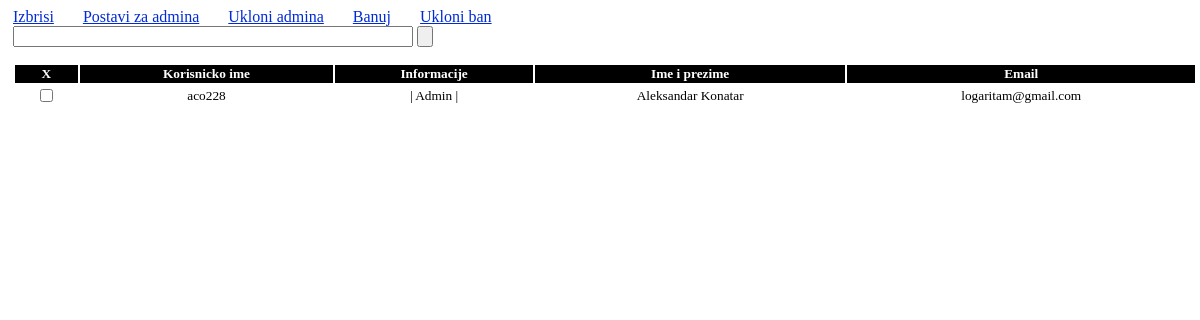
Page /engine/admin/korisnici.php on the committed database.
### tables this page shows
CREATE TABLE clan(
		idc int primary key auto_increment,
		username varchar(10) not null, 
		sifra varchar(20) not null,
		email varchar(40) not null,
		ime varchar(15) not null,
		prezime varchar(15) not null,
		danRodjenja int not null,
		mjesecRodjenja int not null,
		godinaRodjenja int not null,
		pol char not null,
		mjestoStanovanja varchar(20) not null,
		kontakt_telefon varchar(20) default '-',
		jedinstvenaSifra varchar(32) default "SRBIJA",
		status varchar(3) default "ne",  
		admin_level varchar(2) default 'ko',  
		 
		zanimanje varchar(50) default '',
		zdrastvene_napomene text default '',
		jezik varchar(50) default '',
		nacionalnost varchar(50) default '',
		broj_pasosa varchar(50) default '',
		pasos_kadaIzdat varchar(50) default '',
		pasos_doKadTraje varchar(50) default '',
		ime_roditelja varchar(50) default '',
		predhodno_iskustvo text default '',
		zbog_cega text default '',
		opste_napomene text,
		preuzmi_drugiKamp  varchar(3) default 'Yes'
	)DEFAULT;

### engine/baza/connect-server.php (called while the page is built, shortened)
<?php
	class BazaPodataka{
		public function qMul($query, $izbroj = false){
			$db_R = mysql_query($query) or die("Greska sa upitom! qMul ");
			return $db_R;
		}
	}
?>

### engine/admin/korisnici.php (the view, shortened to what this page needs)
<?php
	$db = new BazaPodataka();
	if(isset($_POST['rijec']) && !empty($_POST['rijec'])) $rijec = mysql_real_escape_string($_POST['rijec']);
	else $rijec = "";
	if($rijec!=""){
		$korisnici = $db->qMul("SELECT idc, username, email, ime, prezime, status, admin_level FROM clan WHERE username LIKE '%" .$rijec. "%' OR email  LIKE '%".$rijec."%' OR ime LIKE '%".$rijec."%' OR prezime LIKE '%".$rijec."%' AND idc>1;");
	} else $korisnici = $db->qMul("SELECT idc, username, email, ime, prezime, status, admin_level FROM clan WHERE idc>1 ORDER BY idc DESC");
?>
<div class="opcije">
	<a href="#" id="izbrisi">Izbrisi</a>
	<a href="#" id="addAdmin">Postavi za admina</a>
	<a href="#" id="dellAdmin">Ukloni admina</a>
	<a href="#" id="addBan">Banuj</a>
	<a href="#" id="dellBan">Ukloni ban</a>
	<form action="" method="post" enctype="multipart/form-data">
		<input type="text" name="rijec" value=""/>
		<input type="submit" name='submit' value="<?php echo $_jezik['admin_slika_postaviNovuSliku_potvrdi'];?>"/>
	</form>
</div>
<table id="tabla">
	<tr>
		<td>X</td>
		<td>Korisnicko ime</td>
		<td>Informacije</td>
		<td>Ime i prezime</td>
		<td>Email</td>
	</tr>
	<?php
		while($r = mysql_fetch_array($korisnici, MYSQL_ASSOC)){
			echo "<tr>
					<td><input type=\"checkbox\" class=\"potvrda\" id=\"".$r['idc']."\"/></td>
					<td>".$r['username']."</td>
					<td>". getInfo($r['admin_level'], $r['status']) ."</td>
					<td>".$r['ime'] . " " . $r['prezime'] ."</td>
					<td>". $r['email'] ."</td>
				</tr>";
		}
		function getInfo($admin, $status){
			$back = "| ";
			if($admin == "ad") $back .= "Admin | ";
			return $back;
		}
	?>
</table>

### engine/admin/korisnici.php (style rules this page uses)
#tabla { width: 100%; font-size: 10pt; margin: 5px; text-align: center; }
#tabla tr:nth-child(odd) { background-color: #EDFFEE; }
#tabla tr:first-child { background-color: #000; color:#FFF; font-weight: bold; }
.opcije { margin: 5px; }
.opcije a { color: #002AD5; margin-right: 25px; margin-bottom: 20px; }
input[name=rijec] { width: 400px; }

### rows in the picture
clan: username "aco228", getInfo($r['admin_level'], $r['status']) "| Admin |", ime "Aleksandar", prezime "Konatar", email "logaritam@gmail.com"
